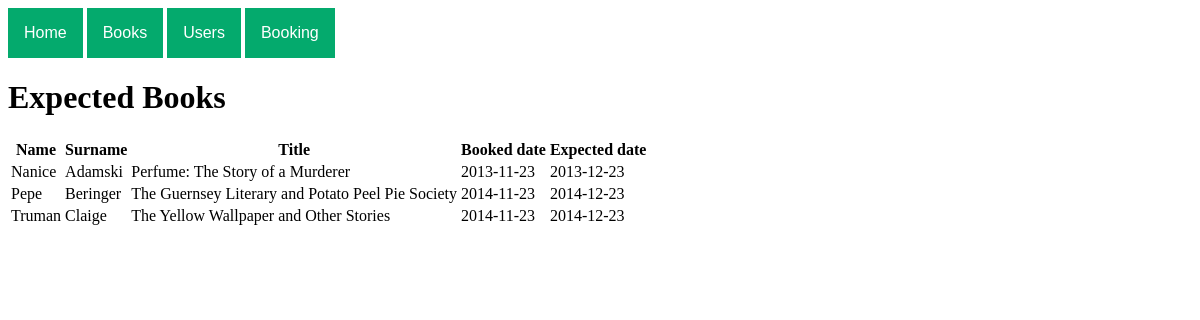
Before: /admin/expirent_booking.php (signed in) with the older database file.
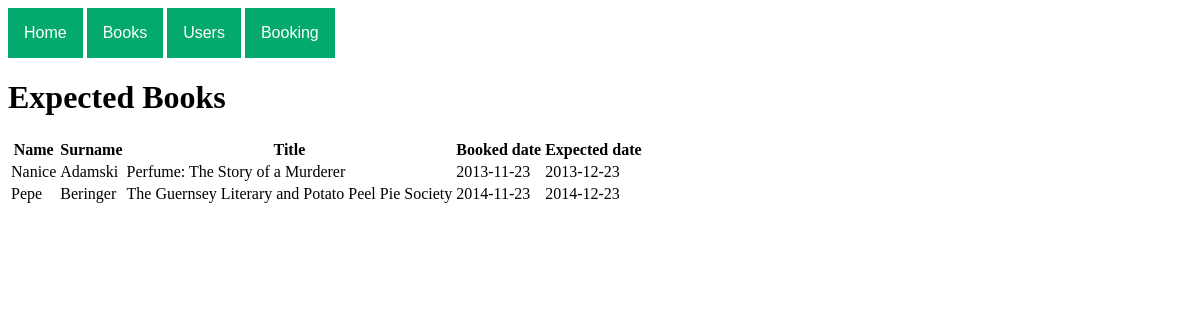
After: the same page with the newer database file.
### tables this page shows
CREATE TABLE `Booking` (
  `id` int NOT NULL AUTO_INCREMENT,
  `user_id` int NOT NULL,
  `book_id` int NOT NULL,
  `booked_date` date NOT NULL,
  `expiration_date` date NOT NULL,
  `date_returned` date DEFAULT NULL,
  PRIMARY KEY (`id`),
  KEY `user_id` (`user_id`),
  KEY `book_id` (`book_id`),
  CONSTRAINT `Booking_ibfk_1` FOREIGN KEY (`user_id`) REFERENCES `User` (`id`) ON DELETE CASCADE,
  CONSTRAINT `Booking_ibfk_2` FOREIGN KEY (`book_id`) REFERENCES `Book` (`id`) ON DELETE CASCADE
);

CREATE TABLE `User` (
  `id` int NOT NULL AUTO_INCREMENT,
  `name` varchar(255) NOT NULL,
  `surname` varchar(255) NOT NULL,
  `email` varchar(255) NOT NULL,
  `password` varchar(255) NOT NULL,
  `admin` tinyint(1) NOT NULL,
  PRIMARY KEY (`id`,`email`)
);

CREATE TABLE `Book` (
  `id` int NOT NULL AUTO_INCREMENT,
  `title` varchar(255) DEFAULT NULL,
  `author` varchar(255) DEFAULT NULL,
  `description` text,
  `isbn` varchar(13) NOT NULL,
  `genres` varchar(255) DEFAULT NULL,
  `publisher` varchar(255) DEFAULT NULL,
  `quantity` int DEFAULT NULL,
  PRIMARY KEY (`id`,`isbn`)
);

### www/admin/expirent_booking.php (the view, shortened to what this page needs)
<?php
include '../db.php';
$sql = "
    SELECT
        User.Name,
        User.surname,
        Book.Title,
        Booking.booked_date,
        Booking.date_returned,
        Booking.expiration_date
    FROM Booking
    INNER JOIN Book ON Booking.book_id = Book.id
    INNER JOIN User ON Booking.user_id = User.id
    WHERE Booking.expiration_date < CURDATE() AND Booking.date_returned = '0000-00-00'
";
$result = $conn->query($sql);
?>
<!DOCTYPE html>
<html lang="en">
<head>
    <link rel="stylesheet" type="text/css" href="menu_style.css">
    </head>
<body>
    <?php include 'dropdowns.php'; ?>
    <h1>Expected Books</h1>
    <table>
        <tr>
            <th>Name</th>
            <th>Surname</th>
            <th>Title</th>
            <th>Booked date</th>
            <th>Expected date</th>
        </tr>
        <?php
            if (empty($result)) {
                $row = array(
                    'name' => '',
                    'surname' => '',
                    'Title' => '',
                    'booked_date' => '',
                    'expiration_date' => ''
                );
            } else
                while ($row = $result->fetch_assoc()): ?>
            <tr>
                <td><?php echo $row['Name']; ?></td>
                <td><?php echo $row['surname']; ?></td>
                <td><?php echo $row['Title']; ?></td>
                <td><?php echo $row['booked_date']; ?></td>
                <td><?php echo $row['expiration_date']; ?></td>
            </tr>
        <?php endwhile; ?>
    </table>
</body>
</html>

### www/admin/dropdowns.php (shortened to what this page needs)
<link rel="stylesheet" type="text/css" href="menu_style.css">
<div class="dropdown">
    <a href="index.php">
        <button class="dropbtn">Home</button>
    </a>
</div>
<div class="dropdown">
    <button class="dropbtn">Books</button>
</div>
<div class="dropdown">
    <button class="dropbtn">Users</button>
</div>
<div class="dropdown">
    <button class="dropbtn">Booking</button>
</div>

### www/admin/menu_style.css (style rules this page uses)
.dropbtn { background-color: #04AA6D; color: white; padding: 16px; font-size: 16px; border: none; }
.dropdown { position: relative; display: inline-block; }

Changed rows visible on the page:
removed booking: user.name "Truman", user.surname "Claige", book.title "The Yellow Wallpaper and Other Stories", booked_date "2014-11-23", expiration_date "2014-12-23"
